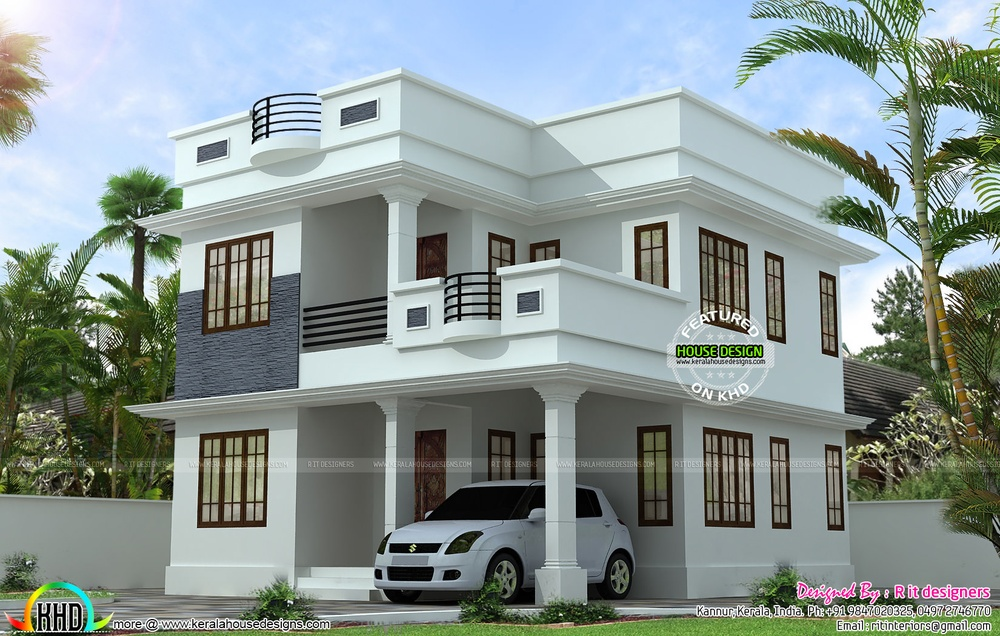
#> input picture reality_ai_models/images/house.jpg, 1000 x 636 px, shrunk from 1650 x 1050 before the run
$ python satellite_segmentation.py
#> lines starting #> are read from the running program, lines starting #| are printed output that depends on the picture; after the words box and inside, x2 and y2 are one past the last pixel; in counts of white or black regions, pixels touching at a corner belong together
import cv2
import matplotlib.pyplot as plt  # Fixed alias from 'pid' to 'plt'

# 1. Load the image
img = cv2.imread("images/house.jpg")
#> img is the input picture: shape (636, 1000, 3); mean B, G, R 146.4, 149, 137

# 2. Convert to grayscale (Fixed: cvtColor instead of evtColor)
# Standard for 2025: Ensure the image is successfully loaded before processing
if img is not None:
    gray = cv2.cvtColor(img, cv2.COLOR_BGR2GRAY)
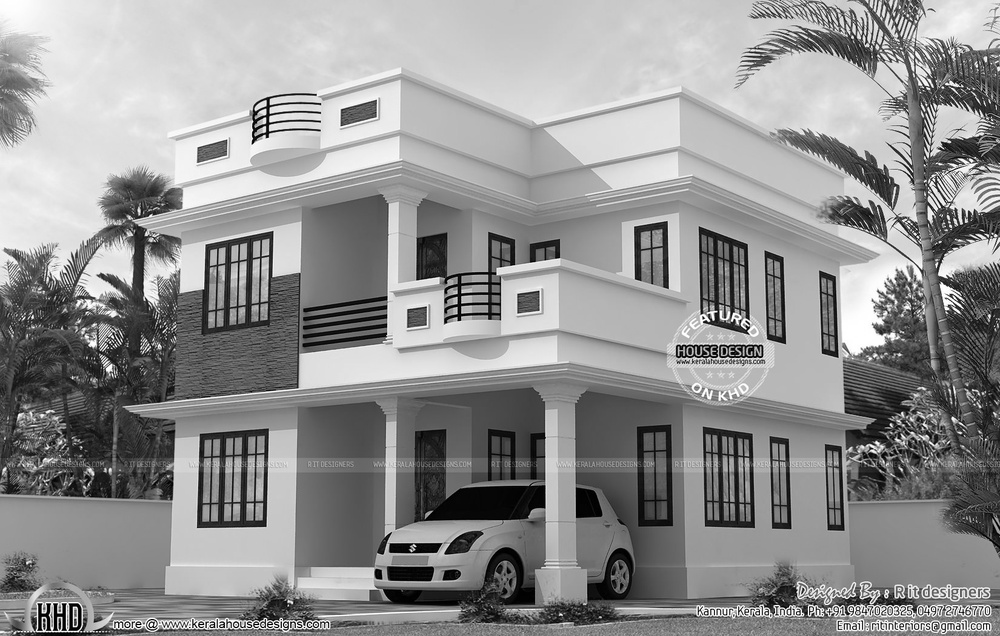
#> gray: shape (636, 1000); min 0, max 255, mean 145.1

    # 3. Simple segmentation (Fixed: cv2.threshold returns a tuple [ret, image])
    ret, segmented = cv2.threshold(gray, 120, 255, cv2.THRESH_BINARY)
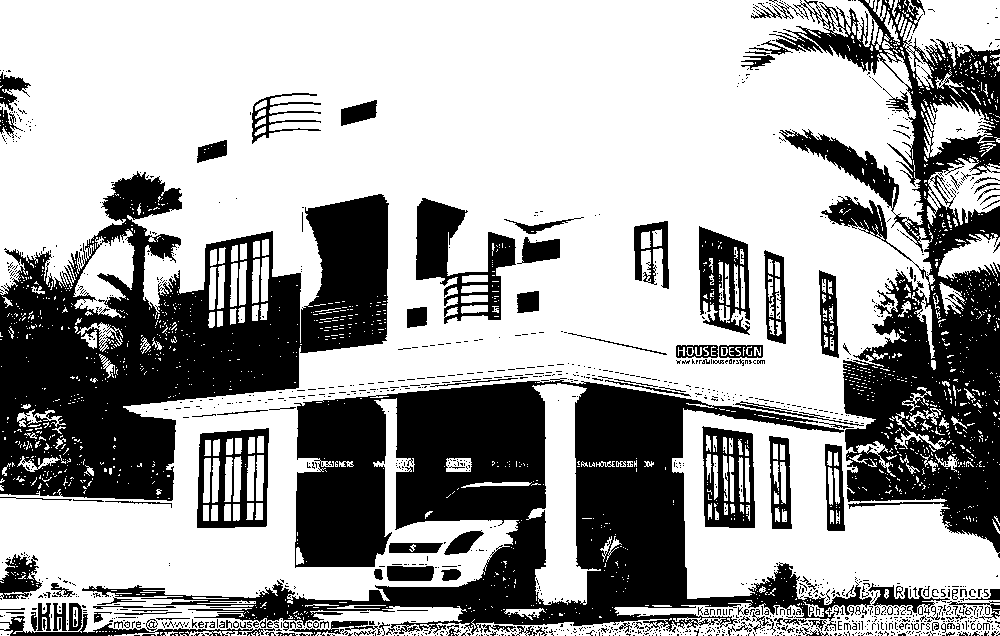
#> segmented: shape (636, 1000); 64.5% white; 1357 black regions (1212 under 20 px), largest, box (x1, y1, x2, y2) and area: (82, 378, 872, 635) 73404, (0, 171, 389, 501) 62489, (769, 0, 1000, 558) 47571

    plt.figure(figsize=(8, 4))

    # 4. Display Original Image
    plt.subplot(1, 2, 1)
    plt.title("Original Image")
    # Convert BGR to RGB for correct colors in Matplotlib
    plt.imshow(cv2.cvtColor(img, cv2.COLOR_BGR2RGB))
    plt.axis('off')

    # 5. Display Segmented Image
    plt.subplot(1, 2, 2)
    plt.title("Segmented Image")
    plt.imshow(segmented, cmap="gray")
    plt.axis('off')

    plt.show()  # Fixed from 'pls.show()'
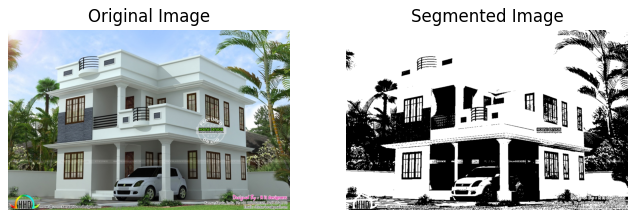
#> figure drawn by matplotlib, 2 panels
else:
    print("Error: Could not read image. Please check the file path.")
